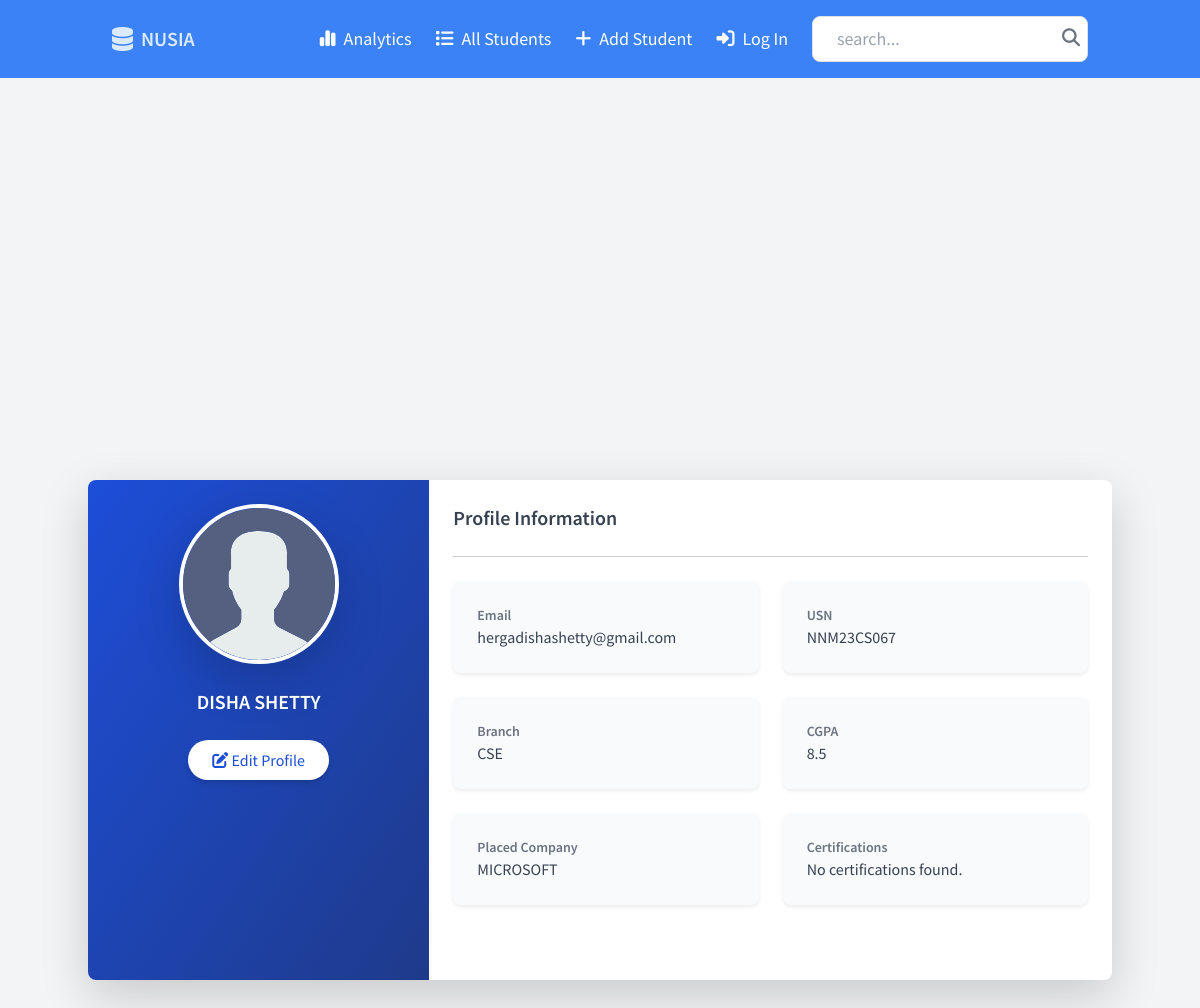
Page /profile/9/ on the committed database.
### info/models.py (models this page shows, shortened)
class Student(models.Model):
    usn = models.CharField(max_length=50, unique=True)
    first_name = models.CharField(max_length=50)
    last_name = models.CharField(max_length=50)
    email_id = models.EmailField(null=True , max_length=100)
    branch = models.CharField(max_length=50)
    placed_company = models.CharField(max_length=100)
    cgpa = models.FloatField()
    avatar = models.ImageField(upload_to="static/images",null=True, default="static/images/avatar.svg", blank=True)
    updated = models.DateTimeField(auto_now=True) # Takes time stamp every time a user submits or saves.
    created = models.DateTimeField(auto_now_add=True) #Takes time stamp when we first submit or save(created time).
    def save(self, *args, **kwargs):
        self.full_clean()
        if self.placed_company:
            self.placed_company = self.placed_company.strip().upper()
        if self.branch:
            self.branch = self.branch.strip().upper()
        super().save(*args, **kwargs)
    class Meta:
        ordering = ['-updated', '-created']

### info/views.py (the view)
# urls.py: path('profile/<str:pk>/', views.studentProfile , name="stud-profile"),
def studentProfile(request ,pk):
    studentId = Student.objects.get(id=pk)
    context = {'studentId':studentId}
    return render(request, 'info/profile.html', context)

### info/templates/info/profile.html
{% extends 'main.html' %} {% block content %}
<div class="flex justify-center items-center min-h-screen bg-gray-100">
  <div
    class="w-full max-w-5xl bg-white shadow-lg rounded-lg overflow-hidden h-[500px]"
  >
    <div class="flex flex-col md:flex-row">
      <div
        class="bg-gradient-to-br from-blue-700 to-blue-900 text-white p-6 flex flex-col items-center w-full md:w-1/3 h-[500px]"
      >
        <img
          src="{{ studentId.avatar.url }}"
          alt="Avatar"
          class="w-40 h-40 rounded-full border-4 border-white shadow-lg"
        />
        <h2 class="mt-4 text-xl font-semibold">
          {{ studentId.first_name }} {{ studentId.last_name }}
        </h2>
        <a
          href="{% url 'update' studentId.id %}"
          class="mt-4 px-4 py-2 bg-white text-blue-700 rounded-full shadow-md hover:bg-gray-200 transition duration-300"
        >
          <i class="fas fa-edit"></i> Edit Profile
        </a>
      </div>
      <div class="p-6 flex-1">
        <h3 class="text-xl font-semibold text-gray-700">Profile Information</h3>
        <hr class="my-4" />
        <div class="grid grid-cols-1 md:grid-cols-2 gap-4">
          <div class="bg-gray-50 p-4 rounded-lg shadow-sm">
            <h4 class="text-sm font-semibold text-gray-500">Email</h4>
            <p class="text-gray-700">{{ studentId.email_id }}</p>
          </div>
          <div class="bg-gray-50 p-4 rounded-lg shadow-sm">
            <h4 class="text-sm font-semibold text-gray-500">USN</h4>
            <p class="text-gray-700 uppercase">{{ studentId.usn }}</p>
          </div>
          <div class="bg-gray-50 p-4 rounded-lg shadow-sm">
            <h4 class="text-sm font-semibold text-gray-500">Branch</h4>
            <p class="text-gray-700">{{ studentId.branch }}</p>
          </div>
          <div class="bg-gray-50 p-4 rounded-lg shadow-sm">
            <h4 class="text-sm font-semibold text-gray-500">CGPA</h4>
            <p class="text-gray-700">{{ studentId.cgpa }}</p>
          </div>
          <div class="bg-gray-50 p-4 rounded-lg shadow-sm">
            <h4 class="text-sm font-semibold text-gray-500">Placed Company</h4>
            <p class="text-gray-700">{{ studentId.placed_company }}</p>
          </div>
          <div class="bg-gray-50 p-4 rounded-lg shadow-sm">
            <h4 class="text-sm font-semibold text-gray-500">Certifications</h4>
            <p class="text-gray-700">
              {% for c in studentId.certifications.all %} {{ c.title }}<br />
              {% empty %}
              <span>No certifications found.</span>
              {% endfor %}
            </p>
          </div>
        </div>
      </div>
    </div>
  </div>
</div>
{% include "footer.html" %} {% endblock content %}

### rows in the picture
Student: avatar (placeholder picture), first_name "DISHA", last_name "SHETTY", email_id "hergadishashetty@gmail.com", usn "NNM23CS067", branch "CSE", cgpa "8.5", placed_company "MICROSOFT"
